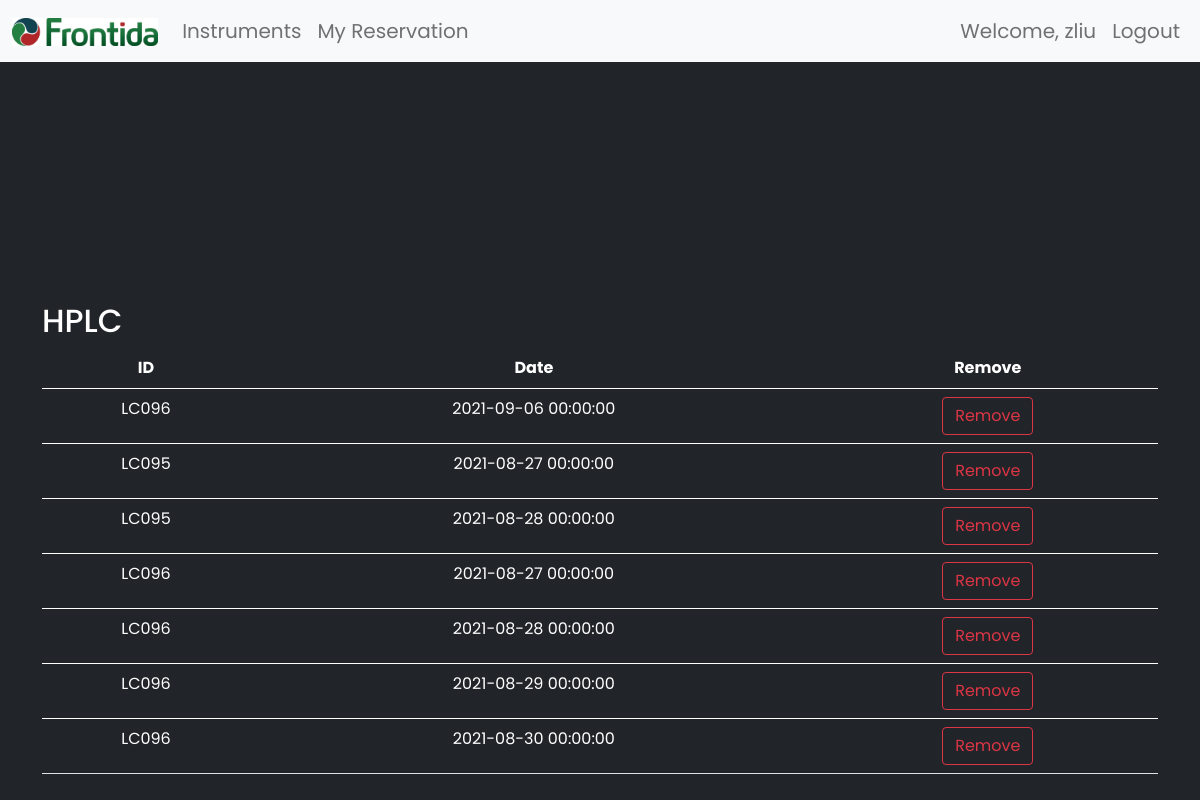
Screenshot of /my_reservation (signed in) with the database file from the repository.
### webapp/models.py (models this page shows, shortened)
class User(db.Model, UserMixin):
    id = db.Column(db.Integer(), primary_key=True)
    username = db.Column(db.String(length=30), nullable=False, unique=True)
    email_address = db.Column(db.String(length=50), nullable=False, unique=True)
    password_hash = db.Column(db.String(length=60), nullable=False)
    history = db.relationship('Record', backref='owned_user', lazy=True)
    @property
    def password(self):
        return self.password

class Record(db.Model):
    id = db.Column(db.Integer(), primary_key=True)
    start = db.Column(db.DateTime(timezone=True), nullable=True)
    ins_name = db.Column(db.String(length=1024), nullable=False, unique=False)
    note = db.Column(db.String(length=1024), nullable=True, unique=False)
    owner_user = db.Column(db.Integer(), db.ForeignKey('user.id'))

### webapp/routes.py (the view)
@app.route('/my_reservation', methods=['GET', 'POST'])
@login_required
def my_reservation_page():
    all_reservations = Record.query.filter_by(owner_user=current_user.id)
    form = RemoveRecordForm()
    if request.method == 'POST':
        remove_record_id = form.record_id.data
        record = Record.query.filter_by(id=remove_record_id).first()
        record.remove()
    return render_template('my_reservation.html', all_reservations = all_reservations, form=form)

### webapp/form.py
class RemoveRecordForm(FlaskForm):
    record_id = IntegerField()
    submit = SubmitField(label='Remove')

### webapp/models.py (called while the page is built)
@login_manager.user_loader
def load_user(user_id):
    return User.query.get(int(user_id))

### webapp/templates/my_reservation.html (shortened to what this page needs)
{% extends 'base.html' %}
{% block content %}
<div class="container" style="margin-top: 20%;">
    <h2 class='mt-2' style = "color:white">HPLC</h2>
    <table class='table table-hover' style="color: white;">
        <thead>
            <tr>
            <th scope='col'>ID</th>
            <th scope='col'>Date</th>
            <th scope='col'>Remove</th>
            </tr>
        </thead>
    {% for record in all_reservations %}
    <form method="POST">
        <tbody>
            <tr scope='row'>
            <td> {{ record.ins_name }} </td>
            <td> {{ record.start }} </td>
            <td>
                {{ form.submit(class="btn btn-outline-danger btn-block") }}
            </td>
            </tr>
        </tbody>
    </form>
    {% endfor %}
      </table>
</div>
{% endblock %}

### webapp/templates/base.html (shortened to what this page needs)
<!doctype html>
<html lang="en">
   <head>
      <link rel="stylesheet" href="{{ url_for('static', filename='css/bootstrap.min.css') }}">
   </head>
   <body>
        <nav class="navbar navbar-expand-lg navbar-light bg-light" style='font-size: 15pt'>
            <div class="container-fluid">
                <div class="collapse navbar-collapse" id="navbarSupportedContent">
                    <a class="navbar-brand mt-2 mt-lg-0" href="{{ url_for('home_page')}}">
                    <img
                        src="{{ url_for('static', filename='images/logo.jpg') }}"
                        height="28"
                        alt=""
                        loading="lazy"
                        style="padding-top: 0;"
                    />
                    </a>
                    <ul class="navbar-nav me-auto mb-2 mb-lg-0">
                        <li class="nav-item">
                            <a class="nav-link" href="{{ url_for('instruments_page') }}">Instruments</a>
                        </li>
                        <li class='nav-item'>
                            <a class="nav-link" href="{{ url_for('my_reservation_page') }}">My Reservation</a>
                        </li>
                    </ul>
                    {% if current_user.is_authenticated %}
                    <ul class="navbar-nav">
                        <li class="nav-item">
                            <a class="nav-link" style="color: lawngreen; font-weight: bold">
                            </a>
                        </li>
                        <li class="nav-item">
                            <a class="nav-link">Welcome, {{ current_user.username }}</a>
                        </li>
                        <li class="nav-item">
                            <a class="nav-link" href="{{ url_for('logout_page') }}">Logout</a>
                        </li>
                    </ul>
                  {% endif %}
                </div>
            </div>
        </nav>
    {% block content %}
    {% endblock %}
    </body>
   </html>

### webapp/templates/my_reservation.html (style rules this page uses)
.table td, tr { text-align: center; }

### webapp/templates/base.html (style rules this page uses)
:root { --primary-color: #007AF3; }
body { background-color: #212529; font-family: 'Poppins'; }

### rows the page displays
User: username "zliu"
Record: ins_name "LC096", start "2021-09-06 00:00:00"
Record: ins_name "LC095", start "2021-08-27 00:00:00"
Record: ins_name "LC095", start "2021-08-28 00:00:00"
Record: ins_name "LC096", start "2021-08-27 00:00:00"
Record: ins_name "LC096", start "2021-08-28 00:00:00"
Record: ins_name "LC096", start "2021-08-29 00:00:00"
Record: ins_name "LC096", start "2021-08-30 00:00:00"
